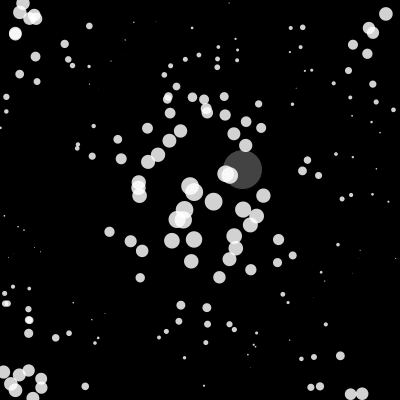
Frame 1 (no input)
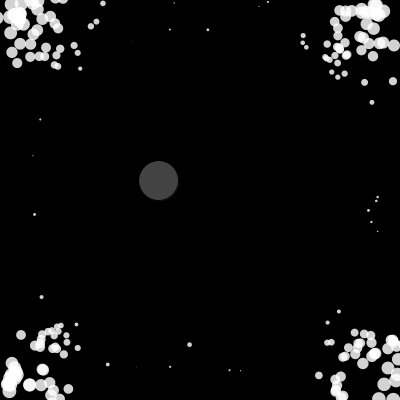
Frame 60 (the mouse pressed at the canvas centre just before this capture)
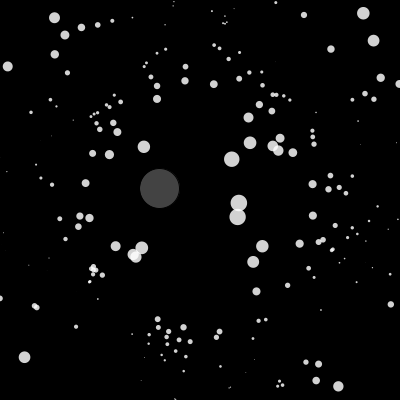
Frame 120 (the mouse held since frame 60 and released just before this capture)

The Processing sketch that drew these frames (run headless with seeded random() and noise(); from frame 60 on, the mouse is pressed at the canvas centre):

// Processing sketch: processing_126774
// ── processing_126774.pde

Mover [] m = new Mover [200];
Attractor a;


void setup() {
  size(400, 400);
  smooth();
  for (int i = 0; i < m.length; i++) {
    m[i] = new Mover();
  }
  a = new Attractor();
}

void draw() {
  background(255);
  background(0);
  a.update();
  a.display();
  for (int i = 0; i < m.length; i++) {
    m[i].update();
    if (m[i].isClose(a)) {
      PVector attraction = m[i].isAttracted(a);
      m[i].applyForce(attraction);
      for(int j = 0; j < m.length; j++) {
        for(int k = 0; k < m.length; k++) {
          if(j!=k) {
            PVector repulsion = m[j].isRepulsed(m[k]);
            m[j].applyForce(repulsion);
          }
        }
      }
    }
    float c = 0.1;
    PVector friction = m[i].velocity.get();
    friction.mult(-1);
    friction.normalize();
    friction.mult(c);
    m[i].applyForce(friction);
    m[i].bounce();
    m[i].display();
  }
}

class Attractor {
  PVector location;
  float xtime;
  float ytime;
  float mass = 1;
  float radius = 20;
  Attractor () {
    xtime = 0.0;
    ytime = 100;
    location = new PVector(width/2, height/2);
  }
  
  void update() {
    float increment = 0.01;
    location = new PVector(noise(xtime)*width, noise(ytime)*height);
    xtime+=increment;
    ytime+=increment;
  }
  
  void display() {
    stroke(0);
    fill(170, 100);
    ellipse(location.x, location.y, radius*2, radius*2);
  }
}
class Mover {
  PVector location;
  PVector velocity;
  PVector acceleration;
  float mass;
  float radius = 2;



  Mover () {
    location = new PVector(random(width), random(height));
    velocity = new PVector(0, 0);
    acceleration = new PVector(0, 0);
    mass = random(100);
  }

  void update() {
    velocity.limit(5);
    location.add(velocity);
    velocity.add(acceleration);
    acceleration.mult(0);
  }


  void applyForce(PVector force) {
    PVector f = PVector.div(force, mass);
    acceleration.add(f);
  }

  boolean isClose(Attractor a) {
    PVector d = PVector.sub(location, a.location);
    float distance = d.mag();
    if (distance < radius + a.radius + 30) {
      return true;
    }
    else {
      return false;
    }
  }


  PVector isAttracted (Attractor a) {
    PVector force = PVector.sub(a.location, location);
    float distance = force.mag();
    distance = constrain(distance, 5.0, 25.0);
    force.normalize();
    float g = 1;
    float magnitude = (g*mass*a.mass)/sq(distance);
    return force;
  }

  PVector isRepulsed(Mover m) {
    PVector force = PVector.sub(location, m.location);
    float distance = force.mag();
    distance = constrain(distance, 5.0, 25.0);
    float g = 1;
    float magnitude = (g*mass*a.mass)/sq(distance);
    return force;
  }

  void display() {
    noStroke();
    smooth();
    fill(255, 210);
    ellipse(location.x, location.y, 2+ 8*(sin(location.x*2*PI/width - PI/2) + sin(location.y*2*PI/height - PI/2)), 2+ 8*(sin(location.x*2*PI/width - PI/2) + sin(location.y*2*PI/height - PI/2)));
  }


  void bounce() {
    if (location.x < 0 || location.x > width) {
      velocity.x*=-1;
      acceleration.x*=-1;
    }
    if (location.y < 0 || location.y > height) {
      velocity.y*=-1;
      acceleration.y*=-1;
    }
  }
}
